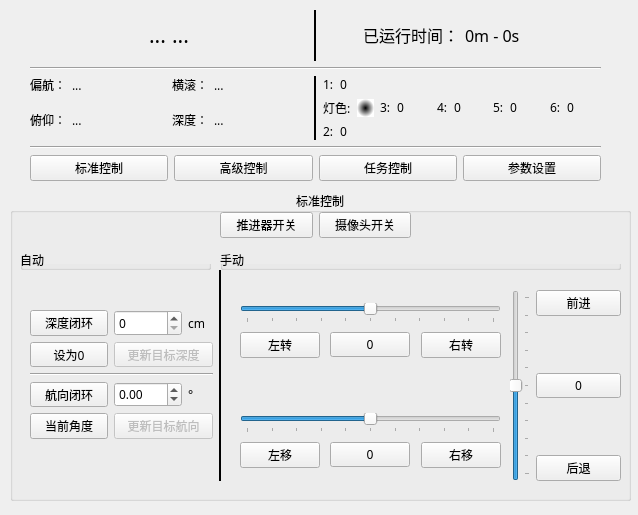
<?xml version="1.0" encoding="UTF-8"?>
<ui version="4.0">
 <class>ControlPane</class>
 <widget class="QWidget" name="ControlPane">
  <property name="geometry">
   <rect>
    <x>0</x>
    <y>0</y>
    <width>638</width>
    <height>515</height>
   </rect>
  </property>
  <property name="font">
   <font>
    <family>微软雅黑</family>
    <pointsize>9</pointsize>
   </font>
  </property>
  <property name="windowTitle">
   <string>Form</string>
  </property>
  <widget class="QStackedWidget" name="stackedWidget">
   <property name="geometry">
    <rect>
     <x>0</x>
     <y>190</y>
     <width>641</width>
     <height>321</height>
    </rect>
   </property>
   <property name="currentIndex">
    <number>0</number>
   </property>
   <widget class="QWidget" name="pageStdCtrl">
    <widget class="QGroupBox" name="groupBox">
     <property name="geometry">
      <rect>
       <x>10</x>
       <y>0</y>
       <width>621</width>
       <height>311</height>
      </rect>
     </property>
     <property name="title">
      <string>标准控制</string>
     </property>
     <property name="alignment">
      <set>Qt::AlignCenter</set>
     </property>
     <property name="flat">
      <bool>false</bool>
     </property>
     <widget class="QWidget" name="layoutWidget_2">
      <property name="geometry">
       <rect>
        <x>500</x>
        <y>100</y>
        <width>111</width>
        <height>191</height>
       </rect>
      </property>
      <layout class="QGridLayout" name="gridLayout_12">
       <item row="0" column="0" rowspan="3">
        <widget class="QSlider" name="sldGo">
         <property name="minimum">
          <number>-5</number>
         </property>
         <property name="maximum">
          <number>5</number>
         </property>
         <property name="pageStep">
          <number>1</number>
         </property>
         <property name="orientation">
          <enum>Qt::Vertical</enum>
         </property>
         <property name="tickPosition">
          <enum>QSlider::TicksBelow</enum>
         </property>
        </widget>
       </item>
       <item row="0" column="1" alignment="Qt::AlignTop">
        <widget class="QPushButton" name="btnForward">
         <property name="text">
          <string>前进</string>
         </property>
        </widget>
       </item>
       <item row="1" column="1">
        <widget class="QPushButton" name="btnGoZero">
         <property name="text">
          <string>0</string>
         </property>
        </widget>
       </item>
       <item row="2" column="1" alignment="Qt::AlignBottom">
        <widget class="QPushButton" name="btnBackward">
         <property name="text">
          <string>后退</string>
         </property>
        </widget>
       </item>
      </layout>
     </widget>
     <widget class="QWidget" name="layoutWidget_3">
      <property name="geometry">
       <rect>
        <x>230</x>
        <y>220</y>
        <width>261</width>
        <height>62</height>
       </rect>
      </property>
      <layout class="QGridLayout" name="gridLayout_13">
       <item row="0" column="0" colspan="3">
        <widget class="QSlider" name="sldOffet">
         <property name="minimum">
          <number>-5</number>
         </property>
         <property name="maximum">
          <number>5</number>
         </property>
         <property name="pageStep">
          <number>1</number>
         </property>
         <property name="orientation">
          <enum>Qt::Horizontal</enum>
         </property>
         <property name="tickPosition">
          <enum>QSlider::TicksBelow</enum>
         </property>
        </widget>
       </item>
       <item row="1" column="0" alignment="Qt::AlignLeft">
        <widget class="QPushButton" name="btnOffsetLeft">
         <property name="text">
          <string>左移</string>
         </property>
        </widget>
       </item>
       <item row="1" column="1" alignment="Qt::AlignHCenter">
        <widget class="QPushButton" name="btnOffsetZero">
         <property name="text">
          <string>0</string>
         </property>
        </widget>
       </item>
       <item row="1" column="2" alignment="Qt::AlignRight">
        <widget class="QPushButton" name="btnOffertRight">
         <property name="text">
          <string>右移</string>
         </property>
        </widget>
       </item>
      </layout>
     </widget>
     <widget class="QWidget" name="layoutWidget_4">
      <property name="geometry">
       <rect>
        <x>230</x>
        <y>110</y>
        <width>261</width>
        <height>62</height>
       </rect>
      </property>
      <layout class="QGridLayout" name="gridLayout_14">
       <item row="0" column="0" colspan="3">
        <widget class="QSlider" name="sldTurn">
         <property name="minimum">
          <number>-5</number>
         </property>
         <property name="maximum">
          <number>5</number>
         </property>
         <property name="pageStep">
          <number>1</number>
         </property>
         <property name="orientation">
          <enum>Qt::Horizontal</enum>
         </property>
         <property name="tickPosition">
          <enum>QSlider::TicksBelow</enum>
         </property>
        </widget>
       </item>
       <item row="1" column="0" alignment="Qt::AlignLeft">
        <widget class="QPushButton" name="btnTurnLeft">
         <property name="text">
          <string>左转</string>
         </property>
        </widget>
       </item>
       <item row="1" column="1" alignment="Qt::AlignHCenter">
        <widget class="QPushButton" name="btnTurnZero">
         <property name="text">
          <string>0</string>
         </property>
        </widget>
       </item>
       <item row="1" column="2" alignment="Qt::AlignRight">
        <widget class="QPushButton" name="btnTurnRight">
         <property name="text">
          <string>右转</string>
         </property>
        </widget>
       </item>
      </layout>
     </widget>
     <widget class="QGroupBox" name="groupBox_5">
      <property name="geometry">
       <rect>
        <x>210</x>
        <y>60</y>
        <width>401</width>
        <height>20</height>
       </rect>
      </property>
      <property name="title">
       <string>手动</string>
      </property>
      <property name="flat">
       <bool>true</bool>
      </property>
     </widget>
     <widget class="Line" name="line_3">
      <property name="geometry">
       <rect>
        <x>200</x>
        <y>80</y>
        <width>20</width>
        <height>211</height>
       </rect>
      </property>
      <property name="frameShadow">
       <enum>QFrame::Plain</enum>
      </property>
      <property name="lineWidth">
       <number>2</number>
      </property>
      <property name="orientation">
       <enum>Qt::Vertical</enum>
      </property>
     </widget>
     <widget class="QGroupBox" name="groupBox_6">
      <property name="geometry">
       <rect>
        <x>10</x>
        <y>60</y>
        <width>191</width>
        <height>20</height>
       </rect>
      </property>
      <property name="title">
       <string>自动</string>
      </property>
      <property name="flat">
       <bool>true</bool>
      </property>
     </widget>
     <widget class="QWidget" name="layoutWidget">
      <property name="geometry">
       <rect>
        <x>210</x>
        <y>20</y>
        <width>191</width>
        <height>31</height>
       </rect>
      </property>
      <layout class="QGridLayout" name="gridLayout_18">
       <item row="0" column="0">
        <widget class="QPushButton" name="btnThrsSwitch">
         <property name="text">
          <string>推进器开关</string>
         </property>
         <property name="checkable">
          <bool>true</bool>
         </property>
        </widget>
       </item>
       <item row="0" column="1">
        <widget class="QPushButton" name="btnCamSwitch">
         <property name="text">
          <string>摄像头开关</string>
         </property>
         <property name="checkable">
          <bool>true</bool>
         </property>
        </widget>
       </item>
      </layout>
     </widget>
     <widget class="QWidget" name="layoutWidget_5">
      <property name="geometry">
       <rect>
        <x>20</x>
        <y>120</y>
        <width>183</width>
        <height>129</height>
       </rect>
      </property>
      <layout class="QGridLayout" name="gridLayout_6">
       <item row="0" column="0">
        <widget class="QPushButton" name="btnDepthClosedLoop">
         <property name="text">
          <string>深度闭环</string>
         </property>
         <property name="checkable">
          <bool>true</bool>
         </property>
        </widget>
       </item>
       <item row="1" column="0">
        <widget class="QPushButton" name="btnSet0Depth">
         <property name="enabled">
          <bool>true</bool>
         </property>
         <property name="text">
          <string>设为0</string>
         </property>
        </widget>
       </item>
       <item row="1" column="1" colspan="3">
        <widget class="QPushButton" name="btnRefreshDepth">
         <property name="enabled">
          <bool>false</bool>
         </property>
         <property name="text">
          <string>更新目标深度</string>
         </property>
         <property name="flat">
          <bool>false</bool>
         </property>
        </widget>
       </item>
       <item row="2" column="0" colspan="4">
        <widget class="Line" name="line_6">
         <property name="orientation">
          <enum>Qt::Horizontal</enum>
         </property>
        </widget>
       </item>
       <item row="3" column="0">
        <widget class="QPushButton" name="btnCourseClosedLoop">
         <property name="text">
          <string>航向闭环</string>
         </property>
         <property name="checkable">
          <bool>true</bool>
         </property>
        </widget>
       </item>
       <item row="3" column="1" colspan="2">
        <widget class="QDoubleSpinBox" name="courseVal">
         <property name="wrapping">
          <bool>true</bool>
         </property>
         <property name="minimum">
          <double>-180.000000000000000</double>
         </property>
         <property name="maximum">
          <double>180.000000000000000</double>
         </property>
         <property name="singleStep">
          <double>5.000000000000000</double>
         </property>
        </widget>
       </item>
       <item row="3" column="3">
        <widget class="QLabel" name="label_7">
         <property name="text">
          <string>°</string>
         </property>
        </widget>
       </item>
       <item row="4" column="0">
        <widget class="QPushButton" name="btnUseCurYaw">
         <property name="enabled">
          <bool>true</bool>
         </property>
         <property name="text">
          <string>当前角度</string>
         </property>
        </widget>
       </item>
       <item row="4" column="1" colspan="3">
        <widget class="QPushButton" name="btnRefreshCourse">
         <property name="enabled">
          <bool>false</bool>
         </property>
         <property name="text">
          <string>更新目标航向</string>
         </property>
        </widget>
       </item>
       <item row="0" column="3">
        <widget class="QLabel" name="label_3">
         <property name="text">
          <string>cm</string>
         </property>
        </widget>
       </item>
       <item row="0" column="1" colspan="2">
        <widget class="QDoubleSpinBox" name="depthVal">
         <property name="styleSheet">
          <string notr="true"/>
         </property>
         <property name="frame">
          <bool>true</bool>
         </property>
         <property name="decimals">
          <number>0</number>
         </property>
         <property name="maximum">
          <double>1000.000000000000000</double>
         </property>
         <property name="singleStep">
          <double>10.000000000000000</double>
         </property>
        </widget>
       </item>
      </layout>
     </widget>
    </widget>
   </widget>
   <widget class="QWidget" name="pageAdvCtrl">
    <widget class="QGroupBox" name="groupBox_2">
     <property name="geometry">
      <rect>
       <x>10</x>
       <y>0</y>
       <width>621</width>
       <height>311</height>
      </rect>
     </property>
     <property name="title">
      <string>高级控制</string>
     </property>
     <property name="alignment">
      <set>Qt::AlignCenter</set>
     </property>
     <property name="flat">
      <bool>false</bool>
     </property>
    </widget>
   </widget>
   <widget class="QWidget" name="page">
    <widget class="QGroupBox" name="groupBox_4">
     <property name="geometry">
      <rect>
       <x>10</x>
       <y>0</y>
       <width>621</width>
       <height>311</height>
      </rect>
     </property>
     <property name="title">
      <string>任务控制</string>
     </property>
     <property name="alignment">
      <set>Qt::AlignCenter</set>
     </property>
     <property name="flat">
      <bool>false</bool>
     </property>
    </widget>
   </widget>
   <widget class="QWidget" name="pageParaSet">
    <widget class="QGroupBox" name="groupBox_3">
     <property name="geometry">
      <rect>
       <x>10</x>
       <y>0</y>
       <width>621</width>
       <height>311</height>
      </rect>
     </property>
     <property name="title">
      <string>参数设置</string>
     </property>
     <property name="alignment">
      <set>Qt::AlignCenter</set>
     </property>
     <property name="flat">
      <bool>false</bool>
     </property>
    </widget>
   </widget>
  </widget>
  <widget class="QWidget" name="layoutWidget">
   <property name="geometry">
    <rect>
     <x>30</x>
     <y>10</y>
     <width>571</width>
     <height>171</height>
    </rect>
   </property>
   <layout class="QGridLayout" name="gridLayout_11">
    <item row="3" column="0">
     <layout class="QGridLayout" name="gridLayout_10">
      <item row="0" column="0">
       <widget class="Line" name="line">
        <property name="orientation">
         <enum>Qt::Horizontal</enum>
        </property>
       </widget>
      </item>
      <item row="1" column="0">
       <layout class="QGridLayout" name="gridLayout_8">
        <item row="0" column="1">
         <widget class="QPushButton" name="btnAdvCtrl">
          <property name="styleSheet">
           <string notr="true">font: 10pt &quot;微软雅黑&quot;;</string>
          </property>
          <property name="text">
           <string>高级控制</string>
          </property>
          <property name="checkable">
           <bool>true</bool>
          </property>
          <property name="flat">
           <bool>false</bool>
          </property>
         </widget>
        </item>
        <item row="0" column="3">
         <widget class="QPushButton" name="btnParaSet">
          <property name="styleSheet">
           <string notr="true">font: 10pt &quot;微软雅黑&quot;;</string>
          </property>
          <property name="text">
           <string>参数设置</string>
          </property>
          <property name="checkable">
           <bool>true</bool>
          </property>
          <property name="flat">
           <bool>false</bool>
          </property>
         </widget>
        </item>
        <item row="0" column="0">
         <widget class="QPushButton" name="btnStdCtrl">
          <property name="styleSheet">
           <string notr="true">font: 10pt &quot;微软雅黑&quot;;</string>
          </property>
          <property name="text">
           <string>标准控制</string>
          </property>
          <property name="checkable">
           <bool>true</bool>
          </property>
          <property name="checked">
           <bool>false</bool>
          </property>
          <property name="flat">
           <bool>false</bool>
          </property>
         </widget>
        </item>
        <item row="0" column="2">
         <widget class="QPushButton" name="btnTaskCtrl">
          <property name="styleSheet">
           <string notr="true">font: 10pt &quot;微软雅黑&quot;;</string>
          </property>
          <property name="text">
           <string>任务控制</string>
          </property>
          <property name="checkable">
           <bool>true</bool>
          </property>
          <property name="flat">
           <bool>false</bool>
          </property>
         </widget>
        </item>
       </layout>
      </item>
     </layout>
    </item>
    <item row="0" column="0">
     <layout class="QGridLayout" name="gridLayout_3">
      <item row="0" column="0">
       <layout class="QGridLayout" name="gridLayout">
        <item row="0" column="0" alignment="Qt::AlignRight">
         <widget class="QLabel" name="txtDate">
          <property name="font">
           <font>
            <family>微软雅黑</family>
            <pointsize>16</pointsize>
            <weight>50</weight>
            <bold>false</bold>
           </font>
          </property>
          <property name="text">
           <string>&lt;html&gt;&lt;head/&gt;&lt;body&gt;&lt;p&gt;...&lt;/p&gt;&lt;/body&gt;&lt;/html&gt;</string>
          </property>
         </widget>
        </item>
        <item row="0" column="1" alignment="Qt::AlignLeft">
         <widget class="QLabel" name="txtTime">
          <property name="font">
           <font>
            <family>微软雅黑</family>
            <pointsize>16</pointsize>
            <weight>50</weight>
            <italic>false</italic>
            <bold>false</bold>
           </font>
          </property>
          <property name="text">
           <string>&lt;html&gt;&lt;head/&gt;&lt;body&gt;&lt;p&gt;...&lt;/p&gt;&lt;/body&gt;&lt;/html&gt;</string>
          </property>
         </widget>
        </item>
       </layout>
      </item>
      <item row="0" column="2">
       <layout class="QGridLayout" name="gridLayout_2">
        <item row="0" column="0" alignment="Qt::AlignRight">
         <widget class="QLabel" name="label">
          <property name="font">
           <font>
            <family>微软雅黑</family>
            <pointsize>12</pointsize>
           </font>
          </property>
          <property name="text">
           <string>&lt;html&gt;&lt;head/&gt;&lt;body&gt;&lt;p&gt;已运行时间：&lt;/p&gt;&lt;/body&gt;&lt;/html&gt;</string>
          </property>
         </widget>
        </item>
        <item row="0" column="1" alignment="Qt::AlignLeft">
         <widget class="QLabel" name="txtElapsedTime">
          <property name="font">
           <font>
            <family>微软雅黑</family>
            <pointsize>12</pointsize>
           </font>
          </property>
          <property name="text">
           <string>&lt;html&gt;&lt;head/&gt;&lt;body&gt;&lt;p&gt;0m - 0s&lt;/p&gt;&lt;/body&gt;&lt;/html&gt;</string>
          </property>
         </widget>
        </item>
       </layout>
      </item>
      <item row="0" column="1">
       <widget class="Line" name="line_21">
        <property name="frameShadow">
         <enum>QFrame::Plain</enum>
        </property>
        <property name="lineWidth">
         <number>2</number>
        </property>
        <property name="orientation">
         <enum>Qt::Vertical</enum>
        </property>
       </widget>
      </item>
     </layout>
    </item>
    <item row="1" column="0">
     <widget class="Line" name="line_2">
      <property name="orientation">
       <enum>Qt::Horizontal</enum>
      </property>
     </widget>
    </item>
    <item row="2" column="0">
     <layout class="QGridLayout" name="gridLayout_4">
      <item row="0" column="2">
       <layout class="QGridLayout" name="gridLayout_5">
        <item row="0" column="0">
         <layout class="QFormLayout" name="formLayout">
          <item row="0" column="0">
           <widget class="QLabel" name="label_4">
            <property name="text">
             <string>1:</string>
            </property>
           </widget>
          </item>
          <item row="0" column="1">
           <widget class="QLabel" name="txtThr1">
            <property name="text">
             <string>0</string>
            </property>
           </widget>
          </item>
         </layout>
        </item>
        <item row="1" column="1">
         <layout class="QFormLayout" name="formLayout_3">
          <item row="0" column="0">
           <widget class="QLabel" name="label_6">
            <property name="text">
             <string>3:</string>
            </property>
           </widget>
          </item>
          <item row="0" column="1">
           <widget class="QLabel" name="txtThr3">
            <property name="text">
             <string>0</string>
            </property>
           </widget>
          </item>
         </layout>
        </item>
        <item row="1" column="2">
         <layout class="QFormLayout" name="formLayout_4">
          <item row="0" column="0">
           <widget class="QLabel" name="label_10">
            <property name="text">
             <string>4:</string>
            </property>
           </widget>
          </item>
          <item row="0" column="1">
           <widget class="QLabel" name="txtThr4">
            <property name="text">
             <string>0</string>
            </property>
           </widget>
          </item>
         </layout>
        </item>
        <item row="1" column="3">
         <layout class="QFormLayout" name="formLayout_5">
          <item row="0" column="0">
           <widget class="QLabel" name="label_11">
            <property name="text">
             <string>5:</string>
            </property>
           </widget>
          </item>
          <item row="0" column="1">
           <widget class="QLabel" name="txtThr5">
            <property name="text">
             <string>0</string>
            </property>
           </widget>
          </item>
         </layout>
        </item>
        <item row="1" column="4">
         <layout class="QFormLayout" name="formLayout_6">
          <item row="0" column="0">
           <widget class="QLabel" name="label_12">
            <property name="text">
             <string>6:</string>
            </property>
           </widget>
          </item>
          <item row="0" column="1">
           <widget class="QLabel" name="txtThr6">
            <property name="text">
             <string>0</string>
            </property>
           </widget>
          </item>
         </layout>
        </item>
        <item row="2" column="0">
         <layout class="QFormLayout" name="formLayout_2">
          <item row="0" column="0">
           <widget class="QLabel" name="label_5">
            <property name="text">
             <string>2:</string>
            </property>
           </widget>
          </item>
          <item row="0" column="1">
           <widget class="QLabel" name="txtThr2">
            <property name="text">
             <string>0</string>
            </property>
           </widget>
          </item>
         </layout>
        </item>
        <item row="1" column="0">
         <layout class="QFormLayout" name="formLayout_7">
          <item row="0" column="0">
           <widget class="QLabel" name="label_2">
            <property name="text">
             <string>灯色:</string>
            </property>
           </widget>
          </item>
          <item row="0" column="1">
           <widget class="QLabel" name="LEDColor">
            <property name="styleSheet">
             <string notr="true">font: 9pt &quot;微软雅黑&quot;;
background-color: qradialgradient(spread:pad, cx:0.5, cy:0.5, radius:0.5, fx:0.5, fy:0.5, stop:0 rgba(0, 0, 0, 255), stop:1 rgba(255, 255, 255, 255)); 
color: rgba(0, 0, 0, 255);</string>
            </property>
            <property name="text">
             <string/>
            </property>
           </widget>
          </item>
         </layout>
        </item>
       </layout>
      </item>
      <item row="0" column="1">
       <widget class="Line" name="line_5">
        <property name="frameShadow">
         <enum>QFrame::Plain</enum>
        </property>
        <property name="lineWidth">
         <number>2</number>
        </property>
        <property name="orientation">
         <enum>Qt::Vertical</enum>
        </property>
       </widget>
      </item>
      <item row="0" column="0">
       <layout class="QGridLayout" name="gridLayout_7">
        <item row="0" column="0">
         <layout class="QFormLayout" name="formLayout_19">
          <item row="0" column="0">
           <widget class="QLabel" name="label_29">
            <property name="text">
             <string>偏航：</string>
            </property>
           </widget>
          </item>
          <item row="0" column="1">
           <widget class="QLabel" name="txtYaw">
            <property name="text">
             <string>...</string>
            </property>
           </widget>
          </item>
         </layout>
        </item>
        <item row="0" column="1">
         <layout class="QFormLayout" name="formLayout_20">
          <item row="0" column="1">
           <widget class="QLabel" name="txtRoll">
            <property name="text">
             <string>...</string>
            </property>
           </widget>
          </item>
          <item row="0" column="0">
           <widget class="QLabel" name="label_30">
            <property name="text">
             <string>横滚：</string>
            </property>
           </widget>
          </item>
         </layout>
        </item>
        <item row="1" column="0">
         <layout class="QFormLayout" name="formLayout_21">
          <item row="0" column="0">
           <widget class="QLabel" name="label_31">
            <property name="text">
             <string>俯仰：</string>
            </property>
           </widget>
          </item>
          <item row="0" column="1">
           <widget class="QLabel" name="txtPitch">
            <property name="text">
             <string>...</string>
            </property>
           </widget>
          </item>
         </layout>
        </item>
        <item row="1" column="1">
         <layout class="QFormLayout" name="formLayout_22">
          <item row="0" column="1">
           <widget class="QLabel" name="txtDepth">
            <property name="text">
             <string>...</string>
            </property>
           </widget>
          </item>
          <item row="0" column="0">
           <widget class="QLabel" name="label_33">
            <property name="text">
             <string>深度：</string>
            </property>
           </widget>
          </item>
         </layout>
        </item>
       </layout>
      </item>
     </layout>
    </item>
   </layout>
  </widget>
 </widget>
 <resources/>
 <connections/>
</ui>
